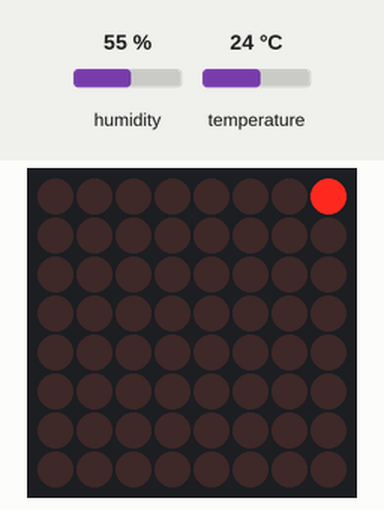
Simulated run of this sketch. Board: Arduino Uno, built with avr-gcc and run on an emulated ATmega328P. Parts: 8×8 LED matrix. The test bench sets the inputs (shaded band); at power-on: humidity 55 %, temperature 24 °C. The local clock reads 2024-03-15 10:24:30 at power-on unless the sketch sets it.

Above: at 0.15 s.
At 2.55 s:
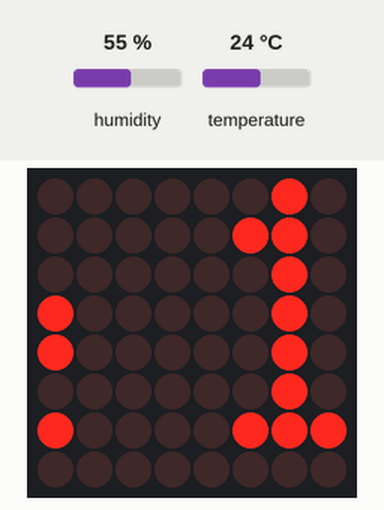
At 5.05 s:
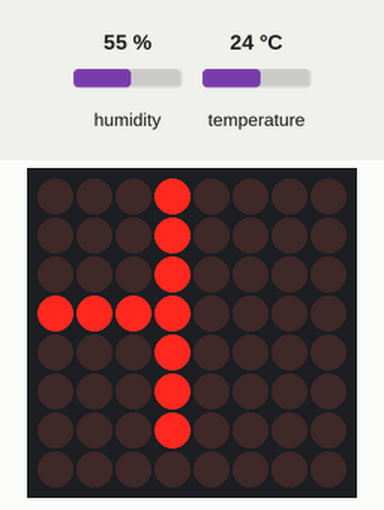
At 10.05 s:
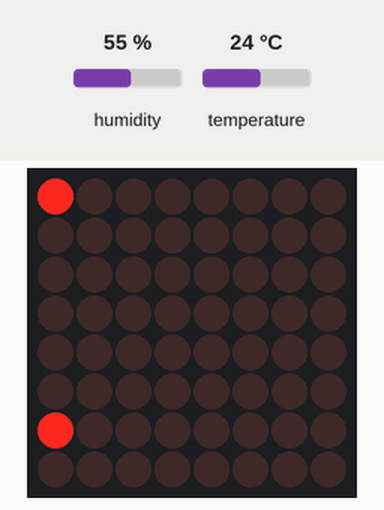
At 20.47 s:
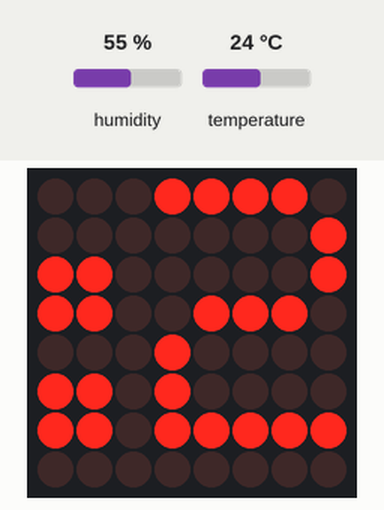
At 30.87 s:
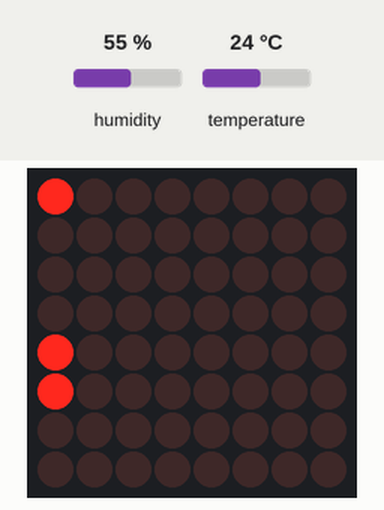

The sketch:

dotmatrix.ino
```cpp
#include <MD_Parola.h>
#include <MD_MAX72xx.h>
#include <RTClib.h>
#include "DHT.h"

#define DHTPIN 2              // DHT pin tanımlaması
#define DHTTYPE DHT11         // DHT modeli tanımlaması
DHT dht(DHTPIN, DHTTYPE);

RTC_DS3231 rtc;

#define HARDWARE_TYPE MD_MAX72XX::FC16_HW
#define MAX_DEVICES 1         // Tek Dot Matrix kullanacağımızdan dolayı 1 seçiyoruz
#define CLK_PIN   13          // Dot matrix board pin tanımlamaları
#define DATA_PIN  11
#define CS_PIN    10

MD_Parola P = MD_Parola(HARDWARE_TYPE, DATA_PIN, CLK_PIN, CS_PIN, MAX_DEVICES);

void setup() {
  P.begin();
  dht.begin();

  if (!rtc.begin()) {
    Serial.println("Couldn't find RTC");
    while (1);
  }

  if (rtc.lostPower()) {
    Serial.println("RTC lost power, let's set the time!");
    rtc.adjust(DateTime(F(__DATE__), F(__TIME__)));
  }
}

void loop() {
  DateTime now = rtc.now();    // Zaman güncellemesi
  int h = dht.readHumidity();  // Nem değerini alıyoruz
  int t = dht.readTemperature(); // Sıcaklık değerini alıyoruz

  String timeStr = now.hour() < 10 ? "0" + String(now.hour()) : String(now.hour());
  timeStr += ":";
  timeStr += now.minute() < 10 ? "0" + String(now.minute()) : String(now.minute());

  displayMessage("Time " + timeStr); // Saat yazdırma
  delay(2000);
  displayMessage(String(t) + " C"); // Sıcaklık değeri yazdırma
  delay(2000);
  displayMessage("%" + String(h));  // Nem değeri yazdırma
  delay(2000);                      // 2 saniye bekleme
}

void displayMessage(String msg) {
  P.displayClear();
  P.displayText(msg.c_str(), PA_CENTER, 100, 0, PA_SCROLL_LEFT, PA_SCROLL_LEFT);
  while (!P.displayAnimate()) {
    // Wait for the animation to complete
  }
}
```
